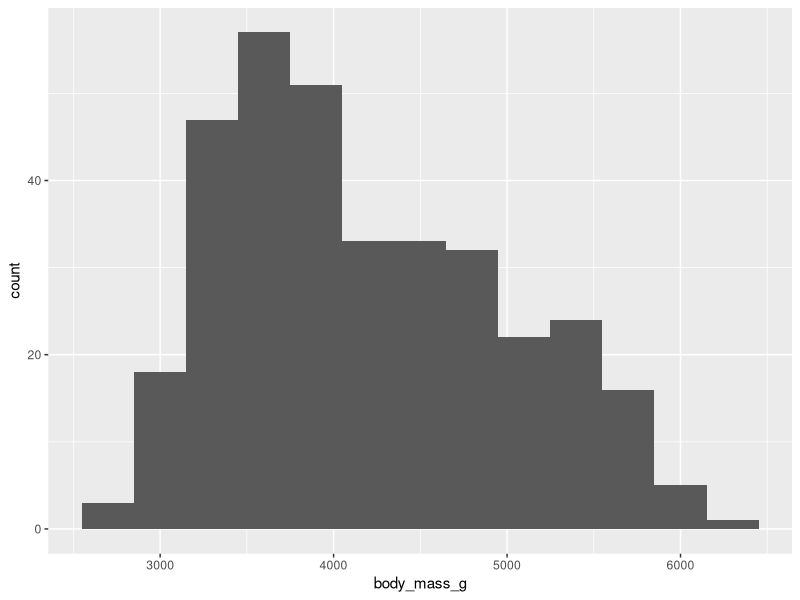
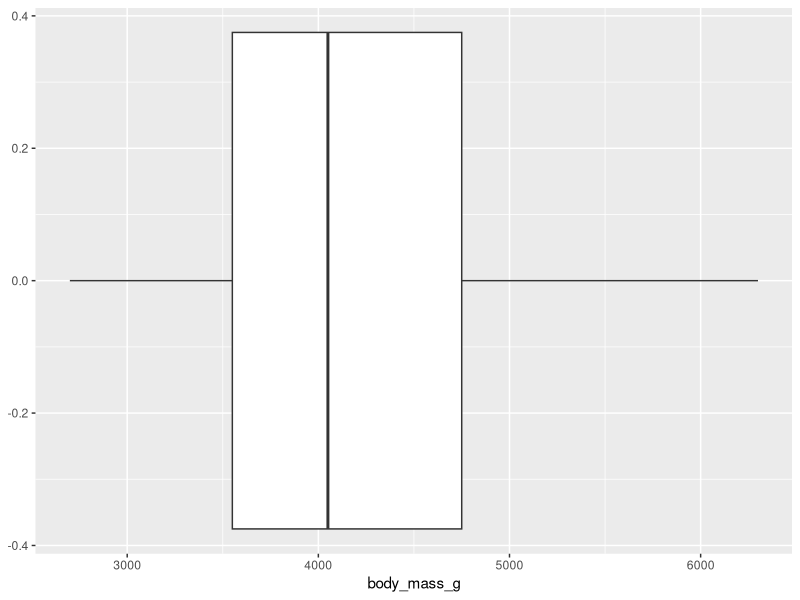
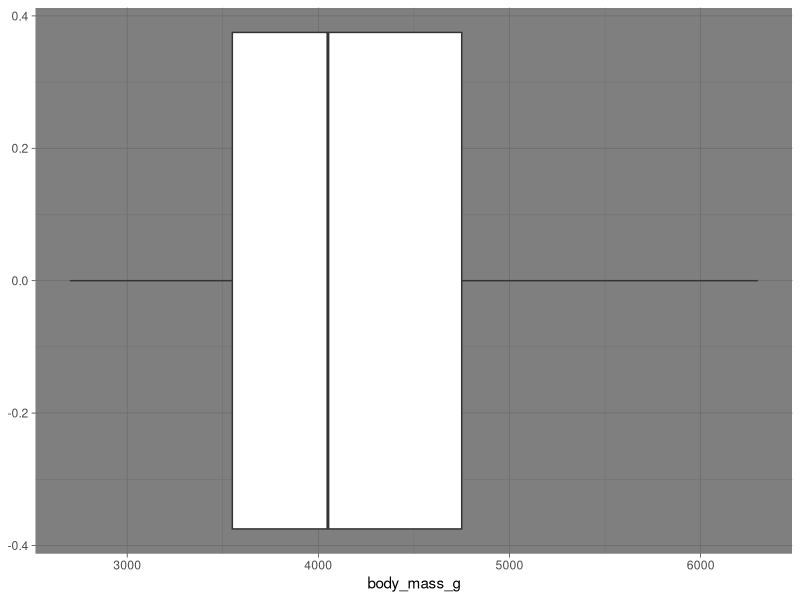
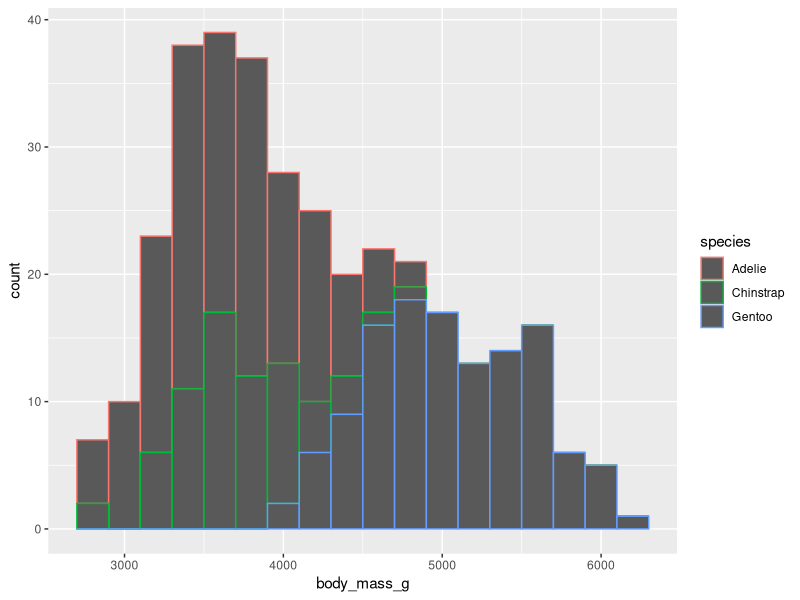
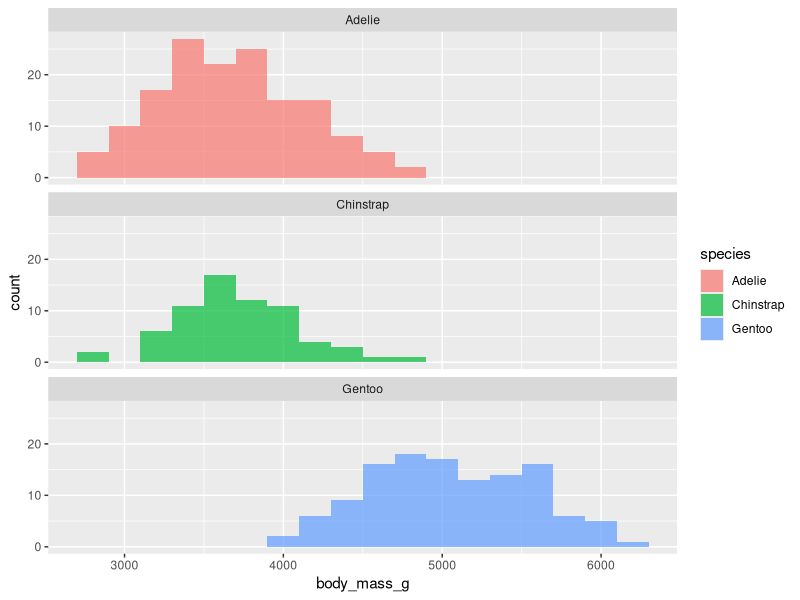
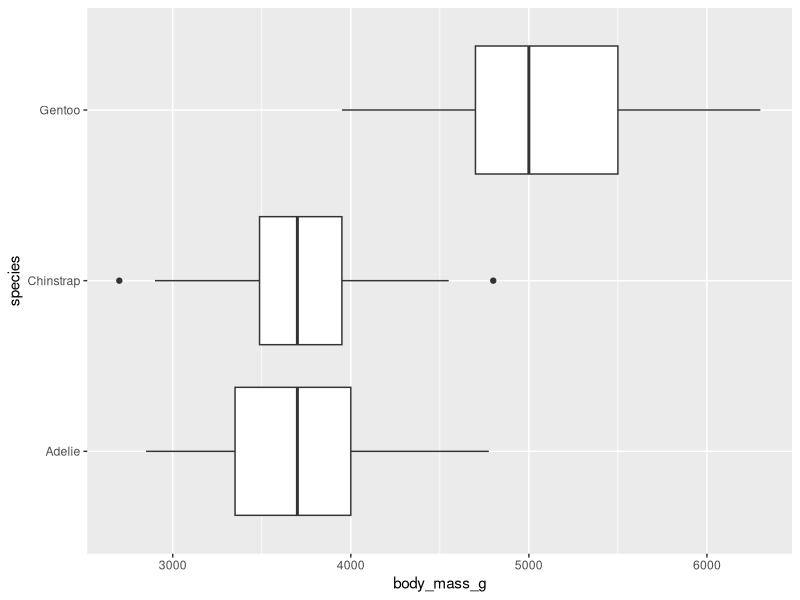
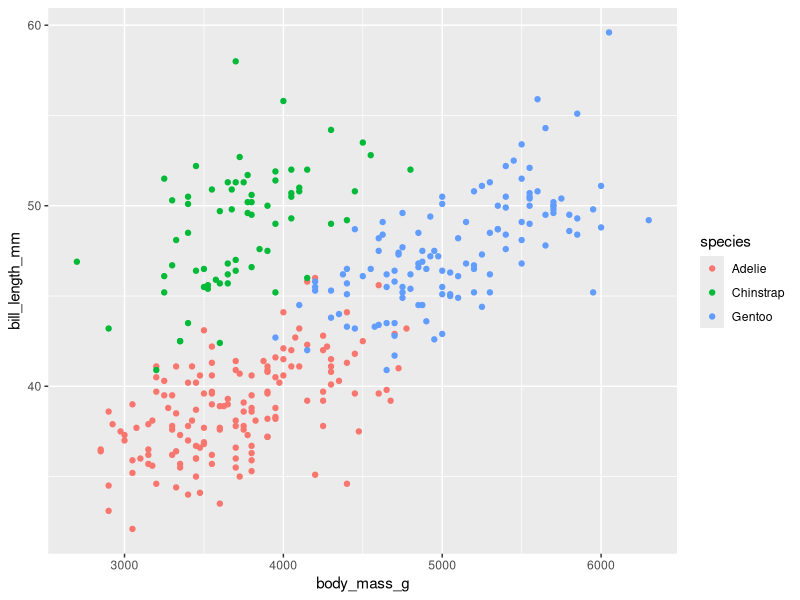
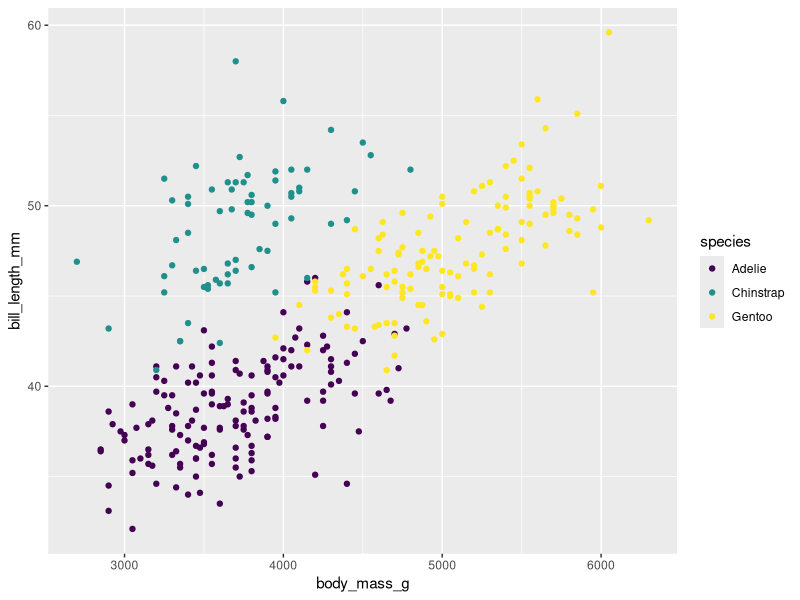

Generate these figures, in order, with R:
## ---- chunk 1
#| label: load-packages
#| warning: false

library(tidyverse)
library(palmerpenguins) #The data set name is penguins
## ---- chunk 2
#| label: glimpse

glimpse(penguins)

## ---- chunk 3
#| label: histogram-weight


penguins |>
  ggplot( 
       aes(x = body_mass_g)) + #type variable name here
       geom_histogram(binwidth = 300) #type geom here

## ---- chunk 4
#| label: boxplot-weight

penguins |>
  ggplot(
    aes(x = body_mass_g)) +
    geom_boxplot()

## ---- chunk 5
#| label: theme

penguins |>
  ggplot(
    aes(x = body_mass_g)) + 
    geom_boxplot() + 
    theme_dark() # type theme here

## ---- chunk 6
#| label: histogram-weight-species


penguins |>
  ggplot( 
       aes(x = body_mass_g, color = species )) +
       geom_histogram(binwidth = 200, alpha = 1)

## ---- chunk 7
#| label: facet

penguins |>
  ggplot( 
       aes(x = body_mass_g, fill = species )) +
       geom_histogram(binwidth = 200, alpha = .7) +
       facet_wrap("species", ncol = 1)
## ---- chunk 8
#| label: boxplot-weight-species

penguins |>
  ggplot(
    aes(x = body_mass_g, y = species)) + 
    geom_boxplot(show.legend = F)

## ---- chunk 9
#| label: color-demo

p <- penguins |> 
  ggplot(
    aes(x = body_mass_g, y = bill_length_mm , color = species)
  ) + 
    geom_point() 


p

p + scale_colour_viridis_d()

## ---- chunk 10
#| label: re-create

penguins |>
  ggplot(
       aes(x = body_mass_g, y = species, color = species)) +
  geom_boxplot(binwidth = 500) +
  geom_jitter() +
  scale_color_viridis_d(option = "D", end = 0.8) +
  theme_minimal() +
  labs(x= "Weight",
       y = "Species", 
       title= "Weight Disrtribution of Penguins") +
  theme(legend.position = "None")


## ---- chunk 11
#| label: on-your-own

ggplot(penguins, 
       aes(x = species, fill = sex)) +
  geom_bar(show.legend = T) +
  scale_color_viridis_d(option = "D", end = 0.8) +
  theme_minimal() +
  labs(
    x = "Species by Sex",
    title = "Penguins by species and sex"
  )
